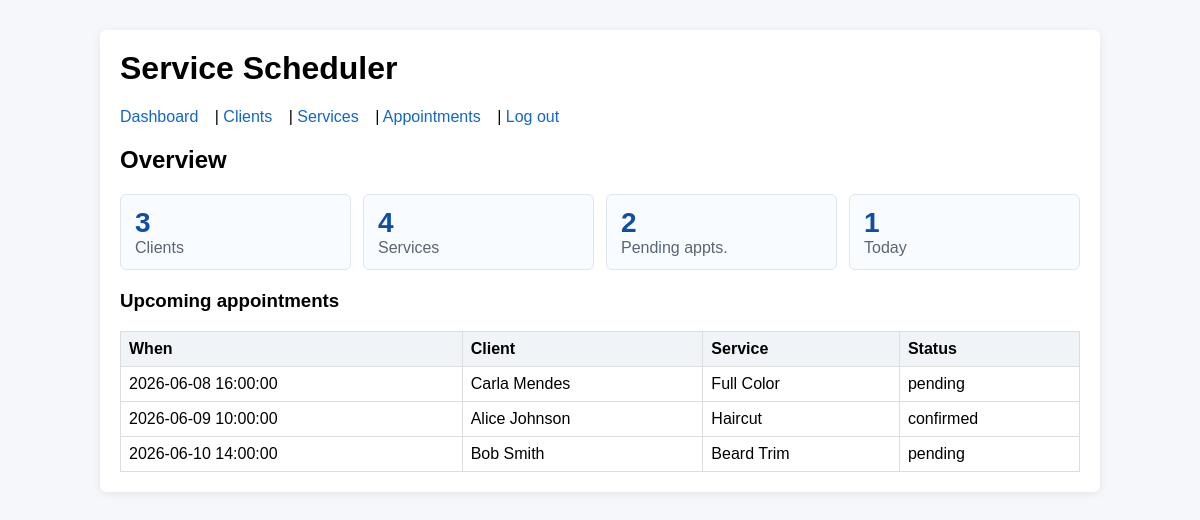
Page /?page=dashboard (signed in) on the committed database.
### tables this page shows
CREATE TABLE IF NOT EXISTS appointments (
    id           INT AUTO_INCREMENT PRIMARY KEY,
    client_id    INT NOT NULL,
    service_id   INT NOT NULL,
    user_id      INT,
    scheduled_to DATETIME    NOT NULL,
    status       VARCHAR(20) NOT NULL DEFAULT 'pending',
    notes        TEXT,
    created_at   DATETIME    NOT NULL,
    FOREIGN KEY (client_id)  REFERENCES clients(id)  ON DELETE CASCADE,
    FOREIGN KEY (service_id) REFERENCES services(id) ON DELETE CASCADE,
    FOREIGN KEY (user_id)    REFERENCES users(id)    ON DELETE SET NULL
);

CREATE TABLE IF NOT EXISTS clients (
    id         INT AUTO_INCREMENT PRIMARY KEY,
    name       VARCHAR(255) NOT NULL,
    email      VARCHAR(255),
    phone      VARCHAR(50),
    notes      TEXT,
    created_at DATETIME NOT NULL
);

CREATE TABLE IF NOT EXISTS services (
    id               INT AUTO_INCREMENT PRIMARY KEY,
    name             VARCHAR(255)   NOT NULL,
    description      TEXT,
    price            DECIMAL(10, 2) NOT NULL DEFAULT 0,
    duration_minutes INT            NOT NULL DEFAULT 30,
    created_at       DATETIME       NOT NULL
);

### public/index.php (the view, shortened to what this page needs)
<?php
require __DIR__ . '/../config/db.php';
function e(string $value): string
{
    return htmlspecialchars($value, ENT_QUOTES, 'UTF-8');
}
$page = $_GET['page'] ?? 'login';
switch ($page) {
    case 'dashboard':
        renderDashboard($pdo);
        exit;
}
function renderHeader(string $title): void
{
    echo '<!DOCTYPE html><html lang="en"><head><meta charset="UTF-8"><title>' . e($title) . ' - Service Scheduler</title>';
    echo '<link rel="stylesheet" href="styles.css"></head><body><div class="container">';
    echo '<h1>Service Scheduler</h1>';
}
function renderFooter(): void
{
    echo '</div></body></html>';
}
function renderNav(): void
{
    echo '<nav><a href="?page=dashboard">Dashboard</a> | <a href="?page=clients">Clients</a> | <a href="?page=services">Services</a> | <a href="?page=appointments">Appointments</a> | <a href="?page=logout">Log out</a></nav>';
}
function renderDashboard(PDO $pdo): void
{
    $stats = dashboardStats($pdo);
    $upcoming = fetchUpcomingAppointments($pdo);
    renderHeader('Dashboard');
    renderNav();
    echo '<h2>Overview</h2>';
    echo '<div class="dashboard-grid">';
    echo renderStatCard('Clients', (string)$stats['clients']);
    echo renderStatCard('Services', (string)$stats['services']);
    echo renderStatCard('Pending appts.', (string)$stats['pending']);
    echo renderStatCard('Today', (string)$stats['today']);
    echo '</div>';
    echo '<h3>Upcoming appointments</h3>';
    if (!$upcoming) {
        echo '<p class="muted">No upcoming appointments.</p>';
    } else {
        echo '<table><tr><th>When</th><th>Client</th><th>Service</th><th>Status</th></tr>';
        foreach ($upcoming as $item) {
            echo '<tr>';
            echo '<td>' . e($item['scheduled_to']) . '</td>';
            echo '<td>' . e($item['client']) . '</td>';
            echo '<td>' . e($item['service']) . '</td>';
            echo '<td>' . e($item['status']) . '</td>';
            echo '</tr>';
        }
        echo '</table>';
    }
    renderFooter();
}
function renderStatCard(string $label, string $value): string
{
    return '<div class="card"><div class="card-value">' . e($value) . '</div><div class="card-label">' . e($label) . '</div></div>';
}
function dashboardStats(PDO $pdo): array
{
    $clients = (int)$pdo->query('SELECT COUNT(*) FROM clients')->fetchColumn();
    $services = (int)$pdo->query('SELECT COUNT(*) FROM services')->fetchColumn();
    $pending = (int)$pdo->query("SELECT COUNT(*) FROM appointments WHERE status = 'pending'")->fetchColumn();
    $today = (int)$pdo->query("SELECT COUNT(*) FROM appointments WHERE DATE(scheduled_to) = CURDATE()")->fetchColumn();
    return [
        'clients' => $clients,
        'services' => $services,
        'pending' => $pending,
        'today' => $today,
    ];
}
function fetchUpcomingAppointments(PDO $pdo): array
{
    $stmt = $pdo->prepare('SELECT a.scheduled_to, c.name AS client, s.name AS service, a.status FROM appointments a JOIN clients c ON c.id = a.client_id JOIN services s ON s.id = a.service_id WHERE a.scheduled_to >= NOW() ORDER BY a.scheduled_to ASC LIMIT 5');
    $stmt->execute();
    return $stmt->fetchAll() ?: [];
}

### public/styles.css (style rules this page uses)
body { font-family: Arial, sans-serif; background: #f5f7fb; margin: 0; }
.container { max-width: 960px; margin: 30px auto; padding: 20px; background: #fff; box-shadow: 0 2px 8px rgba(0, 0, 0, 0.08); border-radius: 6px; }
h1 { margin-top: 0; }
nav { margin: 10px 0 20px; }
nav a { margin-right: 12px; text-decoration: none; color: #1166cc; }
table { width: 100%; border-collapse: collapse; }
th, td { border: 1px solid #ddd; padding: 8px; }
th { background: #f0f4f9; text-align: left; }
.dashboard-grid { display: grid; grid-template-columns: repeat(auto-fit, minmax(180px, 1fr)); gap: 12px; margin: 12px 0 20px; }
.card { padding: 12px 14px; border: 1px solid #e0e7ef; background: #f8fbff; border-radius: 6px; }
.card-value { font-size: 28px; font-weight: bold; color: #0f4fa3; }
.card-label { color: #5a6575; }

### rows in the picture
appointments: scheduled_to "2026-06-08 16:00:00", client.name "Carla Mendes", service.name "Full Color", status "pending"
appointments: scheduled_to "2026-06-09 10:00:00", client.name "Alice Johnson", service.name "Haircut", status "confirmed"
appointments: scheduled_to "2026-06-10 14:00:00", client.name "Bob Smith", service.name "Beard Trim", status "pending"

### other values in the picture
$value "3 4 2 1"
$label "Clients Services Pending appts. Today"
